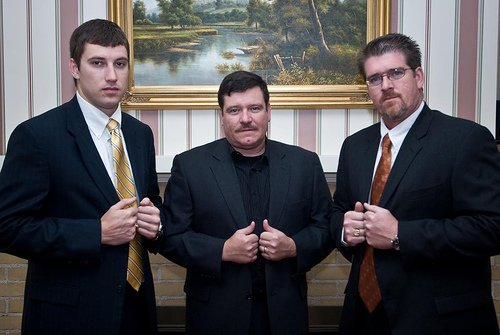
#> input picture face_detection/test_image_1.jpg, 500 x 335 px, found by its file name
$ python face_detector.py
#> lines starting #> are read from the running program, lines starting #| are printed output that depends on the picture
import cv2
from matplotlib import pyplot as plt
import cvlib as cv
from cvlib.object_detection import detect_common_objects, draw_bbox

# Load and process images
image_paths = [
    "face_detection/test_image_1.jpg",
    "face_detection/test_image_2.jpg",
    "face_detection/test_image_3.jpg",
]
images = [cv2.imread(image_path) for image_path in image_paths]
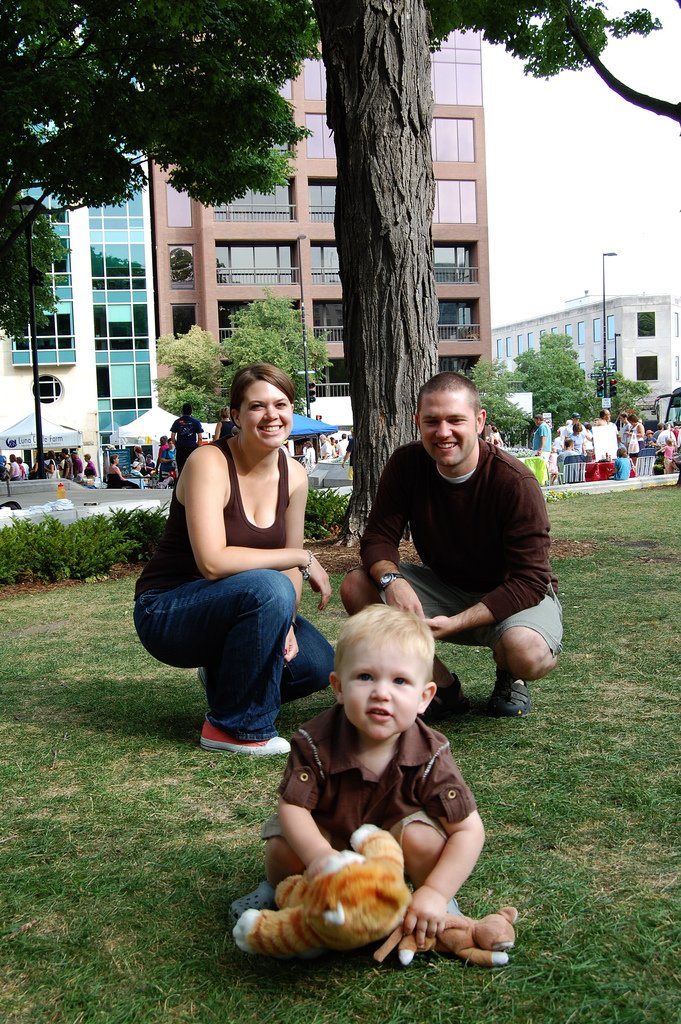
#> input picture face_detection/test_image_2.jpg, 681 x 1024 px, found by its file name
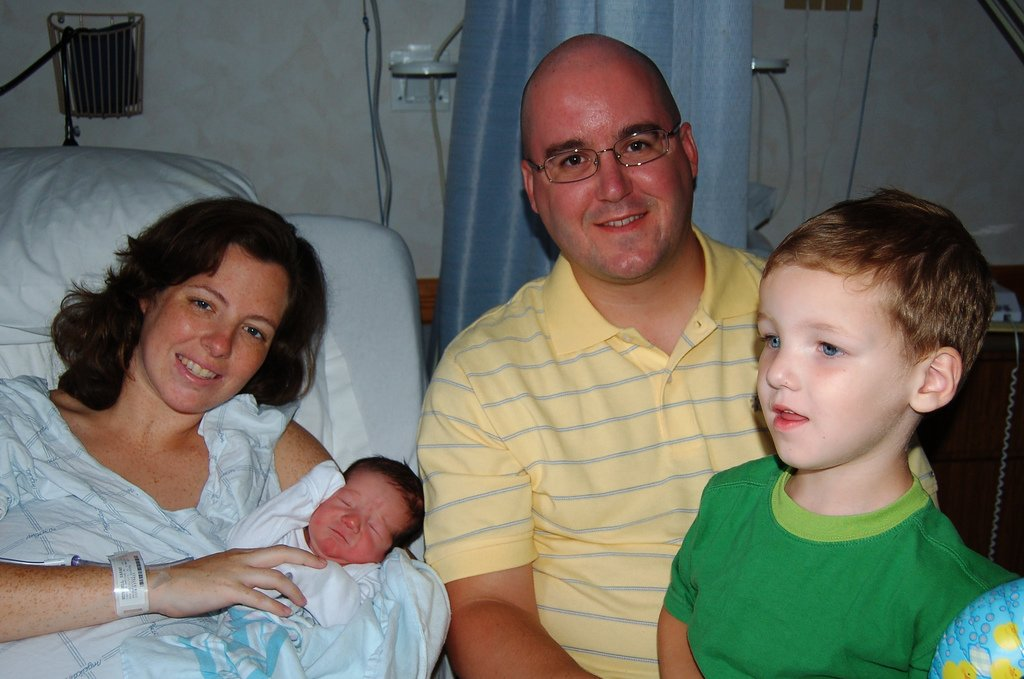
#> input picture face_detection/test_image_3.jpg, 1024 x 679 px, found by its file name
#> images = 3 items

# Plot the images with bounding boxes
fig, axs = plt.subplots(1, len(images), figsize=(12, 6))
for i, image in enumerate(images):
    # Perform face detection
#> (the run stopped early here; a loop or call above may not have finished)
